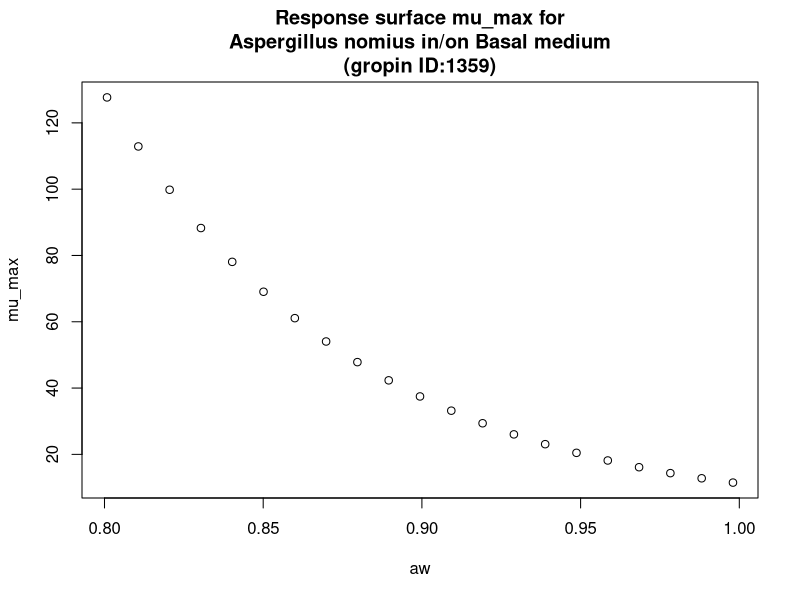

Generate this figure with R:
#############################
# start of Parameter script
#############################
aw <- seq(0.8008,0.998001998001998,length.out=21)
#############################
# end of Parameter script
#############################
############################# 
# start of Model script Gropin ID 1359 
#############################
 
# constant coefficients for this model
 
variables <- data.frame(aw)
argumentsPar <- expand.grid(variables)
 
# heart of the model
response_surface <- function(aw) {
   mumax <-exp(2.429-0.303*sqrt(1-aw)+12.83*(sqrt(1-aw))^2)

return(mumax=mumax)
} 

# output parameters
mumax <- cbind(argumentsPar,response_surface(argumentsPar['aw']))
colnames(mumax) <- c(colnames(argumentsPar),'mumax')
#############################
# End of Model script
#############################
############################# 
# start of Visualisation script Gropin ID 1359 
#############################
plot(aw,mumax$mumax,
                          xlab='aw',
                          ylab='mu_max',main='Response surface mu_max for
Aspergillus nomius in/on Basal medium
(gropin ID:1359)')
#############################
# End of Visualisation script
#############################
